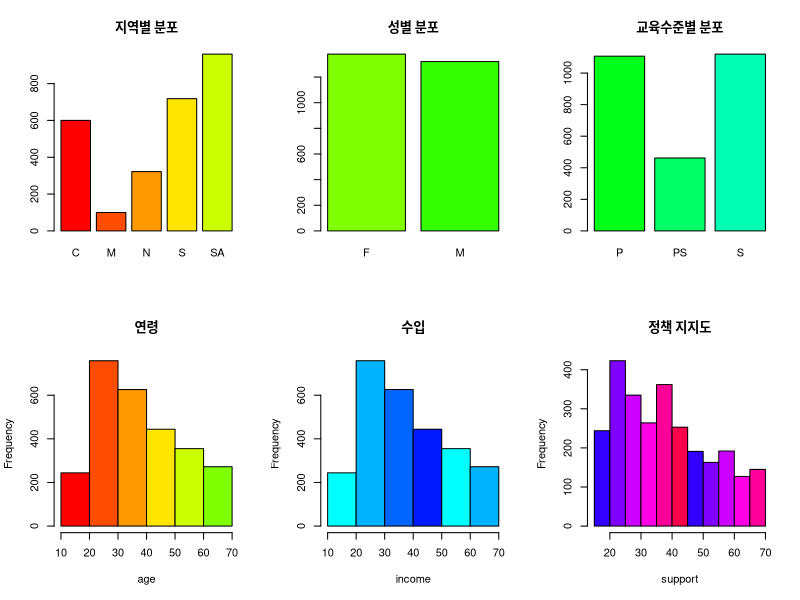

Generate this figure with R:
#(1)
install.packages('carData')
library(carData)
ds <- Chile
colors <- rainbow(20)

#(2)
par(mfrow = c(2, 3))

#(3)
barplot(table(ds$region),
        main = '지역별 분포',
        col = colors[1:5])

barplot(table(ds$sex),
        main ='성별 분포',
        col = colors[6:7])

barplot(table(ds$education),
        main ='교육수준별 분포',
        col = colors[8:10])

hist(ds$age,
     breaks = 6,
     main = '연령',
     xlab = 'age',
     col = colors[1:6])

hist(ds$age,
     breaks = 4,
     main = '수입',
     xlab = 'income',
     col = colors[11:14])

hist(ds$age,
     breaks = 9,
     main = '정책 지지도',
     xlab = 'support',
     col = colors[15:20])

par(mfrow = c(1, 1))
